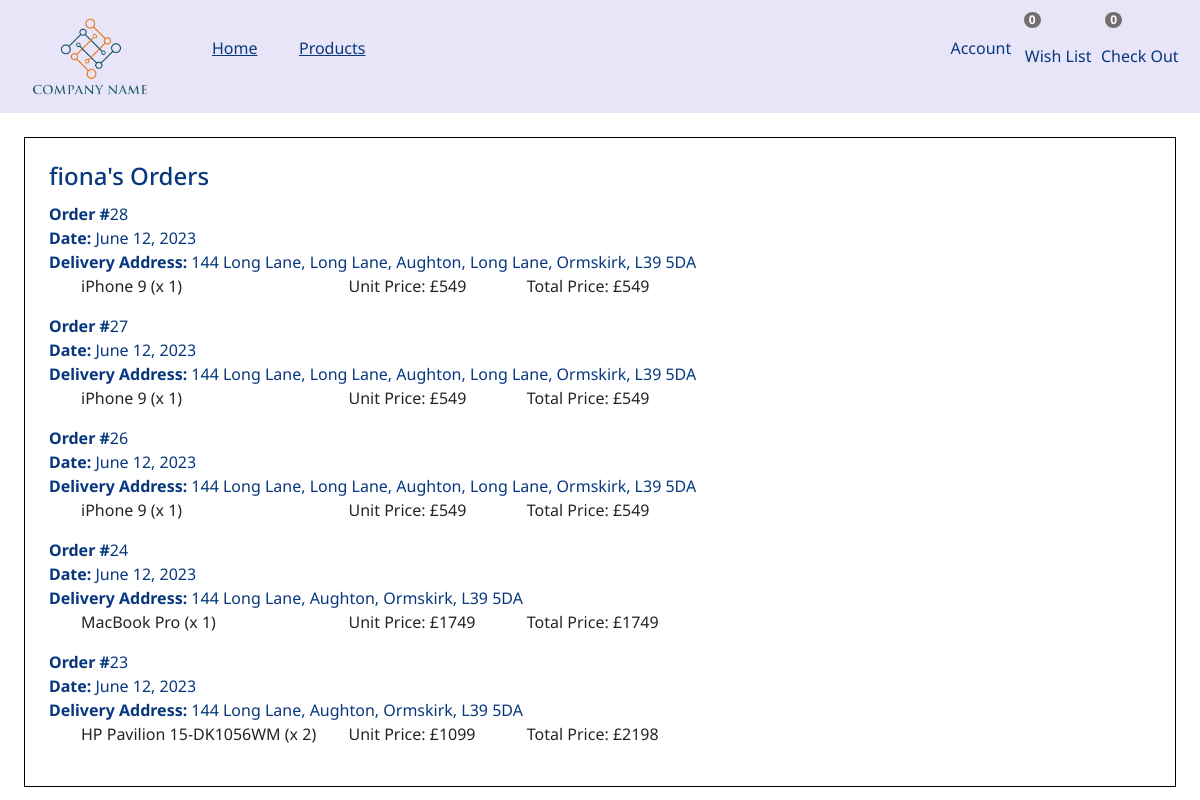
The page /showOrders (signed in) on the database as committed earlier.
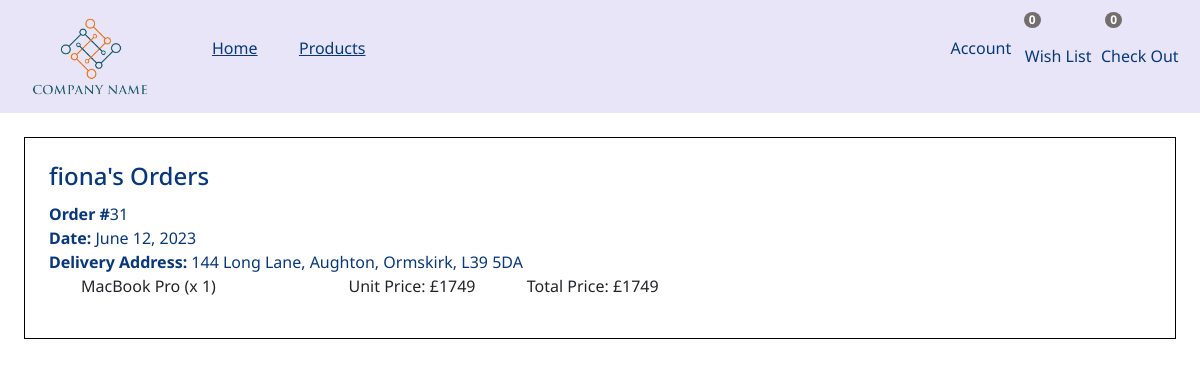
The same page on the database as committed later.
### order/models.py (models this page shows, shortened)
class Order(models.Model):
    profile = models.ForeignKey(Profile, on_delete = models.CASCADE )
    address = models.ForeignKey(Address, on_delete=models.CASCADE)
    productsets = models.ManyToManyField(ProductSet)
    date = models.DateField(default = date.today())

### address/models.py (models this page shows)
class Address(models.Model):
    profile = models.ForeignKey(Profile, on_delete = models.CASCADE )
    line1 = models.CharField(max_length=100)
    line2= models.CharField(max_length=100)
    city = models.CharField(max_length=100)
    postal_code = models.CharField(max_length=100)
    def __str__(self):
        return self.line1+", "+self.line2+", "+self.city+", "+self.postal_code

### profiles/models.py (models this page shows, shortened)
class ProductSet(models.Model):
    user = models.ForeignKey(User, on_delete = models.CASCADE )
    product = models.ForeignKey(Product, on_delete = models.CASCADE)
    quantity = models.PositiveIntegerField(default=1)
    def getTotalCost(self):
        return self.product.price * self.quantity

### store/models.py (models this page shows, shortened)
class Product(models.Model):
    CATEGORIES = (
        ('Smartphone', 'Smartphone'),
        ('Laptop', 'Laptop'),
    )
    BRANDS = (
        ('Apple', 'Apple'),
        ('Samsung', 'Samsung'),
        ('OPPO', 'OPPO'),
        ('Huawei', 'Huawei'),
        ('Microsoft', 'Microsoft'),
        ('Infinix', 'Infinix'),
        ('HP', 'HP'),
    )
    id = models.IntegerField(primary_key=True, unique=True)
    title = models.CharField(max_length=100)
    description = models.TextField()
    price = models.PositiveIntegerField()
    thumbnail = models.CharField(max_length=100)
    brand = models.CharField(max_length=100, choices=BRANDS)
    category = models.CharField(max_length=100, choices=CATEGORIES)
    rating = models.FloatField()
    stock = models.PositiveIntegerField()
    discount = models.FloatField()
    class Meta:
        ordering = ["id"]

### store/views.py (the view)
# urls.py: path('showOrders', views.showOrders, name='showOrders'),
def showOrders(request):
    profile = Profile.objects.get(user = request.user)
    orders = Order.objects.filter(profile = profile).order_by('-id')
    username = request.user.username
    context = {'profile':profile, 'orders':orders, 'username':username}
    return render(request, "showOrders.html", context)

### store/templates/showOrders.html (shortened to what this page needs)
{% extends 'base.html' %}
{% load static %}
{% load icons %}
{% load bootstrap5 %}
{% block css %}
    <link href="{% static 'styles/base.css' %}" rel="stylesheet" >
    <link href="{% static 'styles/showOrders.css' %}" rel="stylesheet">
{% endblock %}
{% block content %}
    <div class=order-container>
        <h4 >{{username}}'s Orders</h4>
        <div>
            {% for order in orders %}
            <p><strong>Order #</strong>{{order.id}}</p>
            <p><strong>Date: </strong>{{order.date}}</p>
            <p><strong>Delivery Address: </strong>{{order.address}}</p>
            <ul class="order-items">
                {% for productset in order.productsets.all %}
                    <li>
                      <span>{{ productset.product.title }} (x {{ productset.quantity }})</span><span>Unit Price: £{{productset.product.price}}</span><span>Total Price: £{{productset.getTotalCost}}</span>
                    </li>
                {% endfor %}
            </ul>
            {% endfor %}
        </div>
    </div>
{% endblock %}

Rows that differ between the two databases and show on the page:
removed Order: id "28", date "June 12, 2023", address "144 Long Lane, Long Lane, Aughton, Long Lane, Ormskirk, L39 5DA"
no longer on this page (row unchanged): ProductSet: product "iPhone 9", quantity "1", product.price "549", getTotalCost "549"
removed Order: id "27", date "June 12, 2023", address "144 Long Lane, Long Lane, Aughton, Long Lane, Ormskirk, L39 5DA"
removed Order: id "26", date "June 12, 2023", address "144 Long Lane, Long Lane, Aughton, Long Lane, Ormskirk, L39 5DA"
removed Order: id "24", date "June 12, 2023", address "144 Long Lane, Aughton, Ormskirk, L39 5DA", ProductSet (product "MacBook Pro", quantity "1", product.price "1749", getTotalCost "1749")
removed Order: id "23", date "June 12, 2023", address "144 Long Lane, Aughton, Ormskirk, L39 5DA"
no longer on this page (row unchanged): ProductSet: product "HP Pavilion 15-DK1056WM", quantity "2", product.price "1099", getTotalCost "2198", shown under "23"
added Order: id "31", date "June 12, 2023", address "144 Long Lane, Aughton, Ormskirk, L39 5DA", ProductSet (product "MacBook Pro", quantity "1", product.price "1749", getTotalCost "1749")
